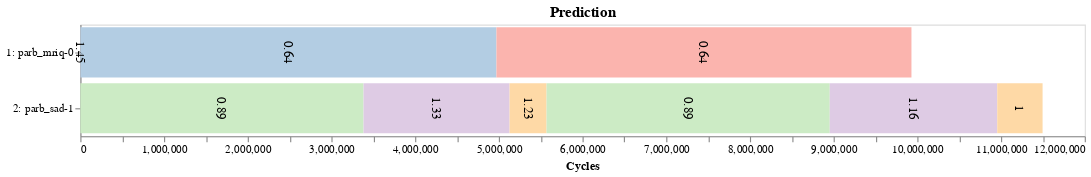

Write notebook code for a chart like this one.
### Code cell
def show_widgets_best():
    display(best_dd)
    display(best_type_dd)
    display(best_btn)
    

def best_onclick(b):
    clear_output()
    show_widgets_best()
    
    # apps = best_dd.value.split('+')
    apps = re.split(r'-(?=\D)', best_dd.value)
           
    # Output LUT resource configuration 
    weighted = (best_type_dd.value == 'Global (weighted)')
    
    configs, interference = lut_configs.get_lut_matrix(apps, df_dynamic, weighted)

    headers = [const.gen_kernel_headers(apps[0]), const.gen_kernel_headers(apps[1])]
    
    lut_configs.pretty_print_matrix(apps, 'configs', configs, headers)
    lut_configs.pretty_print_matrix(apps, 'slowdown', interference, headers)
    print('\n')
   
    lut_configs.print_rsrc_usage(configs, headers, df_intra_index)
    print('\n')
    
    # Run simulation to predict final slowdown
    scaled_runtime, norm_ipc = lut_configs.predict_app(apps, interference, df_seq_index)
    
    row = pd.Series({'1_bench': apps[0], '2_bench': apps[1], 
                     'runtime': scaled_runtime, 'norm_ipc': norm_ipc})
    
    gen_altair.draw_altair_timeline(row, title='Prediction').display()  


best_dd = widgets.Dropdown(options=df_dynamic['pair_str'].unique(), description='Pair:')
best_type_dd = widgets.Dropdown(options=['Local', 'Global (weighted)'], value='Local', description='Type')
best_btn = widgets.Button(description='Best', button_style='info')


show_widgets_best()
best_btn.on_click(best_onclick)

### Figure 1 — Vega-Lite specification as saved in the notebook (floating-point values rounded to 4 significant figures)
{"config": {"view": {"continuousWidth": 400, "continuousHeight": 300}, "axis": {"grid": false}, "header": {"titleColor": "black", "titleFontSize": 14}}, "layer": [{"mark": "bar", "encoding": {"color": {"type": "nominal", "field": "kernel", "legend": null, "scale": {"scheme": "pastel1"}}, "x": {"type": "quantitative", "field": "start", "title": "Cycles"}, "x2": {"field": "end"}, "y": {"type": "nominal", "field": "stream", "sort": null}}, "height": 100, "title": "Prediction", "width": 900}, {"mark": {"type": "text", "align": "center", "angle": 90, "baseline": "middle", "color": "black", "fontSize": 12}, "encoding": {"text": {"type": "quantitative", "field": "norm"}, "x": {"type": "quantitative", "field": "position"}, "y": {"type": "nominal", "field": "stream", "sort": null, "title": null}}}], "data": {"name": "data-add9f574f9318768816b3db4ee725022"}, "$schema": "https://vega.github.io/schema/vega-lite/v4.8.1.json", "datasets": {"data-add9f574f9318768816b3db4ee725022": [{"start": 0, "end": 885, "stream": "1: parb_mriq-0", "kernel": "1:1", "position": 442.5, "norm": 1.45}, {"start": 885, "end": 4971282, "stream": "1: parb_mriq-0", "kernel": "1:2", "position": 2486000.0, "norm": 0.64}, {"start": 4971282, "end": 9929498, "stream": "1: parb_mriq-0", "kernel": "1:1", "position": 7450000.0, "norm": 0.64}, {"start": 0, "end": 3383457, "stream": "2: parb_sad-1", "kernel": "2:1", "position": 1692000.0, "norm": 0.89}, {"start": 3383457, "end": 5128494, "stream": "2: parb_sad-1", "kernel": "2:2", "position": 4256000.0, "norm": 1.33}, {"start": 5128494, "end": 5570124, "stream": "2: parb_sad-1", "kernel": "2:3", "position": 5349000.0, "norm": 1.23}, {"start": 5570124, "end": 8953625, "stream": "2: parb_sad-1", "kernel": "2:1", "position": 7262000.0, "norm": 0.89}, {"start": 8953625, "end": 10954280, "stream": "2: parb_sad-1", "kernel": "2:2", "position": 9954000.0, "norm": 1.16}, {"start": 10954280, "end": 11496145, "stream": "2: parb_sad-1", "kernel": "2:3", "position": 11230000.0, "norm": 1.0}]}}
